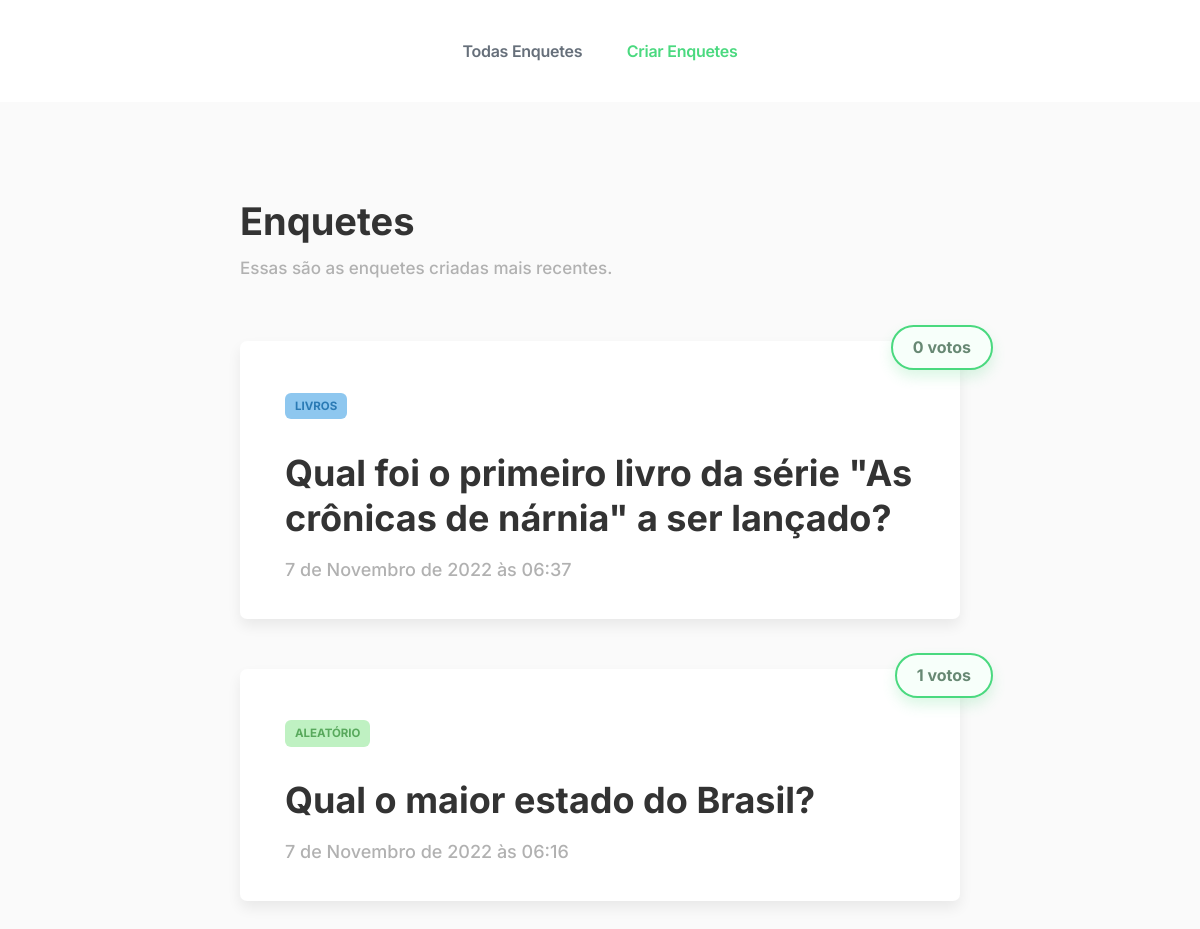
The page /enquetes/ on the database its author committed.
### enquetes/models.py (models this page shows, shortened)
class Question(models.Model):
    question_text = models.CharField(max_length=200)
    pub_date = models.DateTimeField('date published',default=timezone.now())
    all_votes = models.IntegerField(default=0)
    category = models.CharField(max_length=100, default="")

### enquetes/views.py (the view)
# urls.py: path('', views.IndexView.as_view(), name='index'),
class IndexView(generic.ListView):
    template_name = 'enquetes/index.html'
    context_object_name = 'latest_question_list'
    def get_queryset(self):
        return Question.objects.filter(pub_date__lte=timezone.now()).order_by('-pub_date')[:5]

### enquetes/templates/enquetes/index.html (shortened to what this page needs)
<!DOCTYPE html>
<html>
<head>
    {% load static %}
    <link rel="stylesheet" href="{% static 'enquetes/style.css' %}">
    <link rel="stylesheet" href="{% static 'enquetes/nav.css' %}">
    <link rel="stylesheet" href="{% static 'enquetes/colors.css' %}">
</head>
<body>
    <nav class="nav">
        <div class="nav-center">
            <a href="{% url 'enquetes:index' %}" class="nav--link colorGrey">Todas Enquetes</a>
            <a href="{% url 'enquetes:create' %}" class="nav--link colorGreen">Criar Enquetes</a>
        </div>
    </nav>
    <main class="main">
        <section class="main-section">
            <header>
                <h1 class="title">Enquetes</h1>
                <p class="subtitle">Essas são as enquetes criadas mais recentes.</p>
            </header>
            <div class="list">
                {% if latest_question_list %}
                {% for question in latest_question_list %}
                <div class="div-item">
                    <a class="link-item" href="{% url 'enquetes:detail' question.id %}">
                        <p class="category {{ question.category }} ">{{ question.category }}</p>
                        <h2 class="title">{{ question.question_text }}</h2>
                        <p class="date">{{ question.pub_date }}</p>
                        <div class="votes">
                            <p>{{ question.all_votes }} votos</p>
                        </div>
                    </a>
                </div>
                {% endfor %}
                {% else %}
                <p>Não existe nenhuma enquete.</p>
                {% endif %}
            </div>
        </section>
    </main>
</body>
</html>

### enquetes/static/enquetes/style.css (style rules this page uses)
.main-section { width: 60%; }
.main header { display: flex; flex-direction: column; margin-bottom: 4em; }
.main header .title { float: left; width: 100%; margin: 0 0 20px 0px; font-size: 38px; color: #333; }
.main header .subtitle { float: left; width: 100%; color: #B1B1B1; font-size: 17px; font-weight: 500; margin: 0; }
.list { width: 100%; float: left; }
.div-item { margin-bottom: 50px; float: left; width: 100%; position: relative; transition: transform 0.5s ease; }
.link-item { float: left; width: -webkit-fill-available; background: #FFFFFF; box-shadow: 0px 7px 14px rgb(0 0 0 / 7%); border-radius: 7px; padding: 40px 45px 40px 45px; position: relative; transition: box-shadow 0.5s ease; }
.link-item .title { float: left; width: 100%; padding: 20px 60px 20px 0px; font-size: 36px; color: #333; line-height: 45px; margin: 0; }
.link-item .date { font-size: 18px; color: #b1b1b1; float: left; font-weight: 500; margin: 0; }
.category { float: left; padding: 8px 10px 7px 10px; border-radius: 6px; font-size: 11.5px; text-transform: uppercase; font-weight: 700; }
.votes { position: absolute; right: -33px; top: -32px; }
.votes p { background: #F7FFFA; border: 2.5px solid #4AD97F; box-sizing: border-box; box-shadow: 0px 7px 14px rgb(74 217 127 / 20%); border-radius: 23px; font-size: 16px; font-weight: 700; color: #678873; padding: 12px 20px 13px 20px; }
.Aleatório { background-color: #bff1c2; color: #58a95c; }
.Livros { background-color: #8ec7ef; color: #2a7ab4; }

### enquetes/static/enquetes/nav.css (style rules this page uses)
body { -webkit-font-smoothing: antialiased; background-color: #FAFAFA; color: #2D2D2D; font-family: 'Inter', sans-serif; line-height: 1; word-wrap: break-word; margin: 0; padding: 0; transition: background-color 0.5s ease; overflow-x: hidden; }
.nav { float: left; width: -webkit-fill-available; background-color: #FFF; padding: 27px 25px; height: 48px; }
.nav-center { position: absolute; left: 50%; width: 400px; margin-left: -200px; text-align: center; }
.nav--link { font-size: 16px; font-weight: 600; letter-spacing: -0.26px; line-height: 16px; text-decoration: none solid rgb(102, 111, 122); text-align: center; word-spacing: 0px; padding: 16px; display: inline-block; margin: 0px 4px; }
.main { float: left; width: 100%; padding: 100px 0px; display: flex; justify-content: center; }

### enquetes/static/enquetes/colors.css (style rules this page uses)
.colorGreen { color: #4AD97F; }
.colorGrey { color: #666F7A; }
a { transition: background 0.5s ease, color 0.5s ease; }

### rows shown on the page
Question: category "LIVROS", question_text "Qual foi o primeiro livro da série \"As crônicas de nárnia\" a ser lançado?", pub_date "7 de Novembro de 2022 às 06:37", all_votes "0"
Question: category "ALEATÓRIO", question_text "Qual o maior estado do Brasil?", pub_date "7 de Novembro de 2022 às 06:16", all_votes "1"
